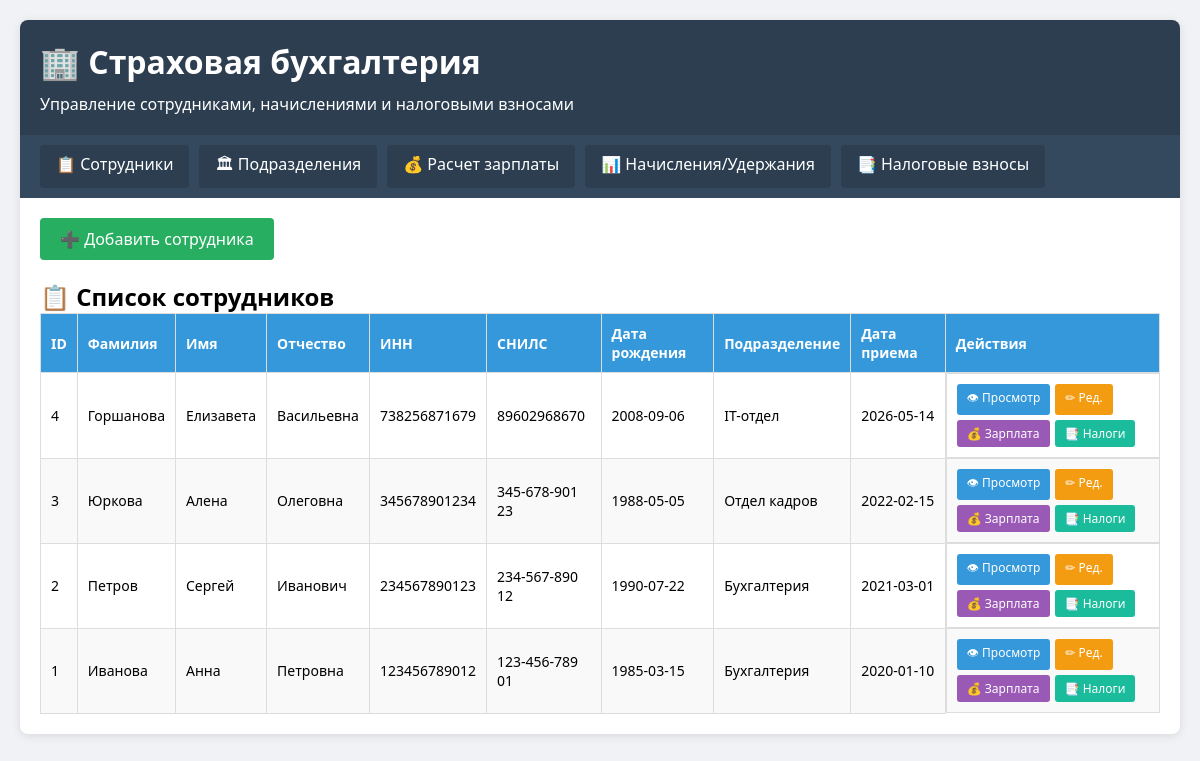
The page / on the database its author committed.
### tables this page shows
CREATE TABLE `employees` (
  `employee_id` int(11) NOT NULL,
  `last_name` varchar(100) NOT NULL,
  `first_name` varchar(100) NOT NULL,
  `middle_name` varchar(100) DEFAULT NULL,
  `inn` varchar(12) DEFAULT NULL,
  `snils` varchar(14) DEFAULT NULL,
  `birth_date` date DEFAULT NULL,
  `hire_date` date NOT NULL,
  `dismissal_date` date DEFAULT NULL,
  `department_id` int(11) DEFAULT NULL,
  `position_id` int(11) DEFAULT NULL,
  `created_at` timestamp NULL DEFAULT current_timestamp()
);

CREATE TABLE `departments` (
  `department_id` int(11) NOT NULL,
  `department_name` varchar(150) NOT NULL,
  `cost_center_code` varchar(20) DEFAULT NULL,
  `manager_id` int(11) DEFAULT NULL,
  `created_at` timestamp NULL DEFAULT current_timestamp()
);

### index.php (the view, shortened to what this page needs)
<?php
require_once 'config.php';
try {
    $sql = "SELECT e.*, d.department_name
            FROM employees e
            LEFT JOIN departments d ON e.department_id = d.department_id
            ORDER BY e.employee_id DESC";
    $stmt = $pdo->query($sql);
    $employees = $stmt->fetchAll();
} catch(PDOException $e) {
    $error = "Ошибка: " . $e->getMessage();
    $employees = [];
}
?>
<!DOCTYPE html>
<html lang="ru">
<head>
</head>
<body>
<div class="container">
    <div class="header">
        <h1>🏢 Страховая бухгалтерия</h1>
        <p>Управление сотрудниками, начислениями и налоговыми взносами</p>
    </div>
    <div class="nav">
        <a href="index.php">📋 Сотрудники</a>
        <a href="departments.php">🏛 Подразделения</a>
        <a href="salary_calc.php">💰 Расчет зарплаты</a>
        <a href="accruals.php">📊 Начисления/Удержания</a>
        <a href="tax_contributions.php">📑 Налоговые взносы</a>
    </div>
    <div class="content">
        <a href="employee_create.php" class="btn-add">➕ Добавить сотрудника</a>
        <h2>📋 Список сотрудников</h2>
        <?php if (empty($employees)): ?>
            <div style="background: #f9f9f9; padding: 40px; text-align: center; border-radius: 5px;">
                📭 Нет данных о сотрудниках. <a href="employee_create.php">Добавьте первого сотрудника</a>
            </div>
        <?php else: ?>
            <table>
                <thead>
                    <tr>
                        <th>ID</th>
                        <th>Фамилия</th>
                        <th>Имя</th>
                        <th>Отчество</th>
                        <th>ИНН</th>
                        <th>СНИЛС</th>
                        <th>Дата рождения</th>
                        <th>Подразделение</th>
                        <th>Дата приема</th>
                        <th>Действия</th>
                    </tr>
                </thead>
                <tbody>
                    <?php foreach ($employees as $emp): ?>
                        <tr>
                            <td><?= $emp['employee_id'] ?></td>
                            <td><?= htmlspecialchars($emp['last_name']) ?></td>
                            <td><?= htmlspecialchars($emp['first_name']) ?></td>
                            <td><?= htmlspecialchars($emp['middle_name'] ?? '-') ?></td>
                            <td><?= htmlspecialchars($emp['inn'] ?? '-') ?></td>
                            <td><?= htmlspecialchars($emp['snils'] ?? '-') ?></td>
                            <td><?= $emp['birth_date'] ?? '-' ?></td>
                            <td><?= htmlspecialchars($emp['department_name'] ?? '-') ?></td>
                            <td><?= $emp['hire_date'] ?? '-' ?></td>
                            <td class="actions">
                                <a href="employee_view.php?id=<?= $emp['employee_id'] ?>" class="btn btn-view" title="Просмотр">👁 Просмотр</a>
                                <a href="employee_edit.php?id=<?= $emp['employee_id'] ?>" class="btn btn-edit" title="Редактировать">✏ Ред.</a>
                                <a href="salary_calc_list.php?employee_id=<?= $emp['employee_id'] ?>" class="btn btn-salary" title="Зарплата">💰 Зарплата</a>
                                <a href="tax_list.php?employee_id=<?= $emp['employee_id'] ?>" class="btn btn-tax" title="Налоги">📑 Налоги</a>
                            </td>
                        </tr>
                    <?php endforeach; ?>
                </tbody>
            </table>
        <?php endif; ?>
    </div>
</div>
</body>
</html>

### index.php (style rules this page uses)
* { margin: 0; padding: 0; box-sizing: border-box; }
body { font-family: 'Segoe UI', Arial, sans-serif; background: #f0f2f5; padding: 20px; }
.container { max-width: 1400px; margin: 0 auto; background: white; border-radius: 8px; box-shadow: 0 2px 10px rgba(0,0,0,0.1); overflow: hidden; }
.header { background: #2c3e50; color: white; padding: 20px; }
.header h1 { margin-bottom: 10px; }
.nav { background: #34495e; padding: 10px 20px; display: flex; gap: 10px; flex-wrap: wrap; }
.nav a { color: white; text-decoration: none; padding: 8px 16px; border-radius: 4px; background: #2c3e50; transition: 0.3s; }
.content { padding: 20px; }
.btn-add { background: #27ae60; color: white; padding: 10px 20px; text-decoration: none; border-radius: 4px; display: inline-block; margin-bottom: 20px; }
table { width: 100%; border-collapse: collapse; font-size: 14px; }
th, td { border: 1px solid #ddd; padding: 10px; text-align: left; }
th { background: #3498db; color: white; font-weight: bold; }
tr:nth-child(even) { background: #f9f9f9; }
.actions { display: flex; gap: 5px; flex-wrap: wrap; }
.btn { padding: 5px 10px; text-decoration: none; border-radius: 3px; font-size: 12px; display: inline-block; transition: 0.2s; border: none; cursor: pointer; }
.btn-view { background: #3498db; color: white; }
.btn-edit { background: #f39c12; color: white; }
.btn-salary { background: #9b59b6; color: white; }
.btn-tax { background: #1abc9c; color: white; }

### rows shown on the page
employees: employee_id "4", last_name "Горшанова", first_name "Елизавета", middle_name "Васильевна", inn "738256871679", snils "89602968670", birth_date "2008-09-06", department.department_name "IT-отдел", hire_date "2026-05-14"
employees: employee_id "3", last_name "Юркова", first_name "Алена", middle_name "Олеговна", inn "345678901234", snils "345-678-901 23", birth_date "1988-05-05", department.department_name "Отдел кадров", hire_date "2022-02-15"
employees: employee_id "2", last_name "Петров", first_name "Сергей", middle_name "Иванович", inn "234567890123", snils "234-567-890 12", birth_date "1990-07-22", department.department_name "Бухгалтерия", hire_date "2021-03-01"
employees: employee_id "1", last_name "Иванова", first_name "Анна", middle_name "Петровна", inn "123456789012", snils "123-456-789 01", birth_date "1985-03-15", department.department_name "Бухгалтерия", hire_date "2020-01-10"
